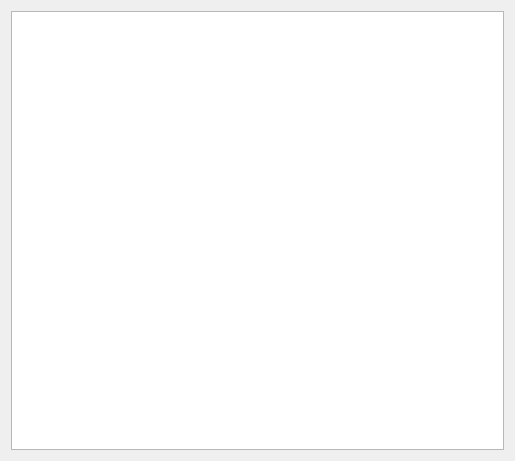
<?xml version="1.0" encoding="UTF-8"?>
<ui version="4.0">
 <class>DisplayText</class>
 <widget class="QDialog" name="DisplayText">
  <property name="windowModality">
   <enum>Qt::NonModal</enum>
  </property>
  <property name="geometry">
   <rect>
    <x>0</x>
    <y>0</y>
    <width>515</width>
    <height>461</height>
   </rect>
  </property>
  <property name="windowTitle">
   <string>Код</string>
  </property>
  <property name="windowIcon">
   <iconset resource="code.qrc">
    <normaloff>:/pic/png/code.png</normaloff>:/pic/png/code.png</iconset>
  </property>
  <property name="modal">
   <bool>false</bool>
  </property>
  <layout class="QGridLayout" name="gridLayout">
   <item row="0" column="0">
    <widget class="QTextEdit" name="textEdit">
     <property name="readOnly">
      <bool>true</bool>
     </property>
    </widget>
   </item>
  </layout>
 </widget>
 <resources>
  <include location="code.qrc"/>
 </resources>
 <connections/>
</ui>
